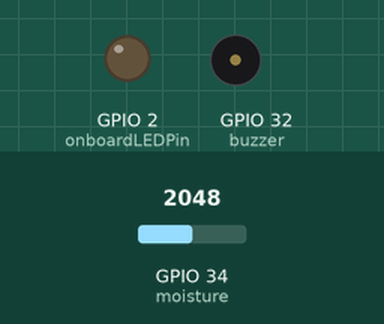
Recording of a sketch running on a simulated ESP32. On the bench: output pins drawn as LEDs (lit = HIGH), buzzer (waves = sounding, pin HIGH). The test bench sets the inputs (shaded band); at power-on: GPIO 34 (moisture) = 2048.

Above: at 1.2 s.
1.3 s: GPIO 34 (moisture) set to 2941
2.8 s: GPIO 34 (moisture) set to 3045
At 3.2 s:
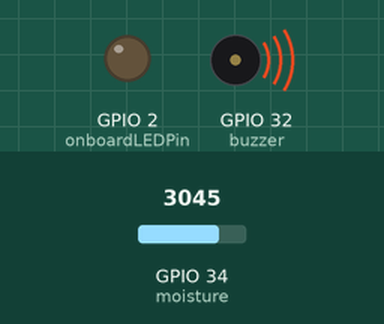
5.8 s: GPIO 34 (moisture) set to 2960
At 6.5 s:
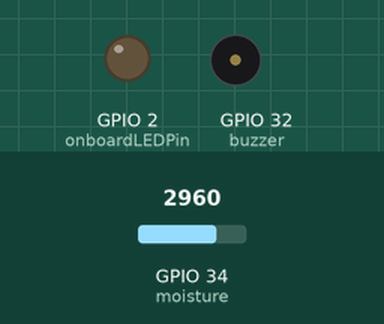
7.3 s: GPIO 34 (moisture) set to 3040
At 7.9 s:
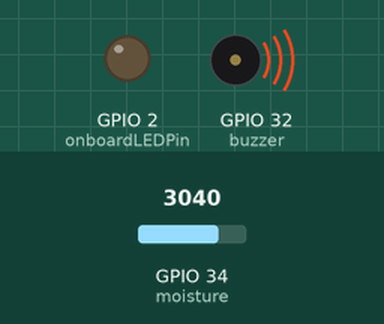
Timing chart, 0 to 11.3 s (numbered marks = the images above; inputs shaded):
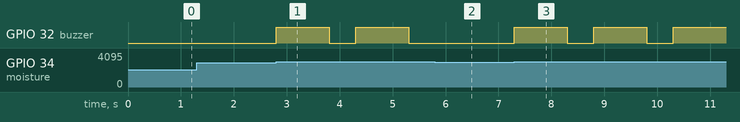

The sketch:

sketch_feb19a.ino
```cpp
const int onboardLEDPin = 2;
const int buzzer = 32;
const int moisture = 34;
void setup() {
  Serial.begin(9600);
  pinMode(moisture, INPUT);
  pinMode(onboardLEDPin, OUTPUT);
  pinMode(buzzer, OUTPUT);
}

void loop() {
  if(analogRead(moisture) >= 3000){
    digitalWrite(buzzer, HIGH);
    delay(1000);
    digitalWrite(buzzer, LOW);
    delay(500);
  }
  }
```

Measured:
- the behaviour switches between 2999 and 3000 on GPIO 34 (moisture) (found by bisection; images 0 and 1)
- after the input at 1.3 s, every drawn part: stays the same
- after the input at 2.8 s, GPIO 32 (buzzer): alternates HIGH for 1.0 s and LOW for 0.50 s, starting at once
- after the input at 5.8 s, GPIO 32 (buzzer): stays LOW (without the input it goes to HIGH after 0.00 s)
- after the input at 7.3 s, GPIO 32 (buzzer): alternates HIGH for 1.0 s and LOW for 0.50 s, starting at once
